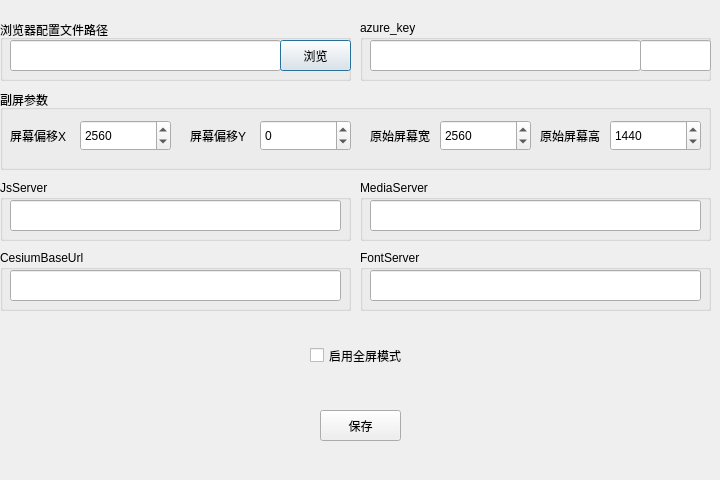
<?xml version="1.0" encoding="UTF-8"?>
<ui version="4.0">
 <class>Dialog_setting</class>
 <widget class="QDialog" name="Dialog_setting">
  <property name="windowModality">
   <enum>Qt::ApplicationModal</enum>
  </property>
  <property name="geometry">
   <rect>
    <x>0</x>
    <y>0</y>
    <width>720</width>
    <height>480</height>
   </rect>
  </property>
  <property name="minimumSize">
   <size>
    <width>720</width>
    <height>480</height>
   </size>
  </property>
  <property name="maximumSize">
   <size>
    <width>720</width>
    <height>480</height>
   </size>
  </property>
  <property name="windowTitle">
   <string>设置</string>
  </property>
  <widget class="QGroupBox" name="groupBox">
   <property name="geometry">
    <rect>
     <x>0</x>
     <y>20</y>
     <width>351</width>
     <height>61</height>
    </rect>
   </property>
   <property name="title">
    <string>浏览器配置文件路径</string>
   </property>
   <widget class="QLineEdit" name="lineEdit_user_data_dir">
    <property name="geometry">
     <rect>
      <x>10</x>
      <y>20</y>
      <width>271</width>
      <height>31</height>
     </rect>
    </property>
   </widget>
   <widget class="QPushButton" name="pushButton_user_data_dir">
    <property name="geometry">
     <rect>
      <x>280</x>
      <y>20</y>
      <width>71</width>
      <height>31</height>
     </rect>
    </property>
    <property name="text">
     <string>浏览</string>
    </property>
   </widget>
  </widget>
  <widget class="QGroupBox" name="groupBox_2">
   <property name="geometry">
    <rect>
     <x>360</x>
     <y>20</y>
     <width>351</width>
     <height>61</height>
    </rect>
   </property>
   <property name="title">
    <string>azure_key</string>
   </property>
   <widget class="QLineEdit" name="lineEdit_azure_key">
    <property name="geometry">
     <rect>
      <x>10</x>
      <y>20</y>
      <width>271</width>
      <height>31</height>
     </rect>
    </property>
   </widget>
   <widget class="QLineEdit" name="lineEdit_azure_region">
    <property name="geometry">
     <rect>
      <x>280</x>
      <y>20</y>
      <width>71</width>
      <height>31</height>
     </rect>
    </property>
   </widget>
  </widget>
  <widget class="QPushButton" name="pushButton_save_setting">
   <property name="geometry">
    <rect>
     <x>320</x>
     <y>410</y>
     <width>81</width>
     <height>31</height>
    </rect>
   </property>
   <property name="text">
    <string>保存</string>
   </property>
  </widget>
  <widget class="QCheckBox" name="checkBox_kiosk">
   <property name="geometry">
    <rect>
     <x>310</x>
     <y>340</y>
     <width>101</width>
     <height>31</height>
    </rect>
   </property>
   <property name="text">
    <string>启用全屏模式</string>
   </property>
  </widget>
  <widget class="QGroupBox" name="groupBox_3">
   <property name="geometry">
    <rect>
     <x>0</x>
     <y>180</y>
     <width>351</width>
     <height>61</height>
    </rect>
   </property>
   <property name="title">
    <string>JsServer</string>
   </property>
   <widget class="QLineEdit" name="lineEdit_js_server">
    <property name="geometry">
     <rect>
      <x>10</x>
      <y>20</y>
      <width>331</width>
      <height>31</height>
     </rect>
    </property>
   </widget>
  </widget>
  <widget class="QGroupBox" name="groupBox_4">
   <property name="geometry">
    <rect>
     <x>0</x>
     <y>250</y>
     <width>351</width>
     <height>61</height>
    </rect>
   </property>
   <property name="title">
    <string>CesiumBaseUrl</string>
   </property>
   <widget class="QLineEdit" name="lineEdit_cesium_base_url">
    <property name="geometry">
     <rect>
      <x>10</x>
      <y>20</y>
      <width>331</width>
      <height>31</height>
     </rect>
    </property>
   </widget>
  </widget>
  <widget class="QGroupBox" name="groupBox_5">
   <property name="geometry">
    <rect>
     <x>360</x>
     <y>180</y>
     <width>351</width>
     <height>61</height>
    </rect>
   </property>
   <property name="title">
    <string>MediaServer</string>
   </property>
   <widget class="QLineEdit" name="lineEdit_media_server">
    <property name="geometry">
     <rect>
      <x>10</x>
      <y>20</y>
      <width>331</width>
      <height>31</height>
     </rect>
    </property>
   </widget>
  </widget>
  <widget class="QGroupBox" name="groupBox_6">
   <property name="geometry">
    <rect>
     <x>360</x>
     <y>250</y>
     <width>351</width>
     <height>61</height>
    </rect>
   </property>
   <property name="title">
    <string>FontServer</string>
   </property>
   <widget class="QLineEdit" name="lineEdit_font_server">
    <property name="geometry">
     <rect>
      <x>10</x>
      <y>20</y>
      <width>331</width>
      <height>31</height>
     </rect>
    </property>
   </widget>
  </widget>
  <widget class="QGroupBox" name="groupBox_7">
   <property name="geometry">
    <rect>
     <x>0</x>
     <y>90</y>
     <width>711</width>
     <height>80</height>
    </rect>
   </property>
   <property name="title">
    <string>副屏参数</string>
   </property>
   <widget class="QSpinBox" name="spinBox_screen_offset_x">
    <property name="geometry">
     <rect>
      <x>80</x>
      <y>30</y>
      <width>91</width>
      <height>31</height>
     </rect>
    </property>
    <property name="minimum">
     <number>-9999</number>
    </property>
    <property name="maximum">
     <number>9999</number>
    </property>
    <property name="value">
     <number>2560</number>
    </property>
   </widget>
   <widget class="QLabel" name="label">
    <property name="geometry">
     <rect>
      <x>10</x>
      <y>30</y>
      <width>61</width>
      <height>31</height>
     </rect>
    </property>
    <property name="text">
     <string>屏幕偏移X</string>
    </property>
   </widget>
   <widget class="QSpinBox" name="spinBox_screen_offset_y">
    <property name="geometry">
     <rect>
      <x>260</x>
      <y>30</y>
      <width>91</width>
      <height>31</height>
     </rect>
    </property>
    <property name="minimum">
     <number>-9999</number>
    </property>
    <property name="maximum">
     <number>9999</number>
    </property>
   </widget>
   <widget class="QLabel" name="label_2">
    <property name="geometry">
     <rect>
      <x>190</x>
      <y>30</y>
      <width>61</width>
      <height>31</height>
     </rect>
    </property>
    <property name="text">
     <string>屏幕偏移Y</string>
    </property>
   </widget>
   <widget class="QSpinBox" name="spinBox_source_screen_x">
    <property name="geometry">
     <rect>
      <x>440</x>
      <y>30</y>
      <width>91</width>
      <height>31</height>
     </rect>
    </property>
    <property name="minimum">
     <number>-9999</number>
    </property>
    <property name="maximum">
     <number>9999</number>
    </property>
    <property name="value">
     <number>2560</number>
    </property>
   </widget>
   <widget class="QLabel" name="label_3">
    <property name="geometry">
     <rect>
      <x>370</x>
      <y>30</y>
      <width>61</width>
      <height>31</height>
     </rect>
    </property>
    <property name="text">
     <string>原始屏幕宽</string>
    </property>
   </widget>
   <widget class="QLabel" name="label_4">
    <property name="geometry">
     <rect>
      <x>540</x>
      <y>30</y>
      <width>61</width>
      <height>31</height>
     </rect>
    </property>
    <property name="text">
     <string>原始屏幕高</string>
    </property>
   </widget>
   <widget class="QSpinBox" name="spinBox_source_screen_y">
    <property name="geometry">
     <rect>
      <x>610</x>
      <y>30</y>
      <width>91</width>
      <height>31</height>
     </rect>
    </property>
    <property name="minimum">
     <number>-9999</number>
    </property>
    <property name="maximum">
     <number>9999</number>
    </property>
    <property name="value">
     <number>1440</number>
    </property>
   </widget>
  </widget>
 </widget>
 <resources/>
 <connections/>
</ui>
